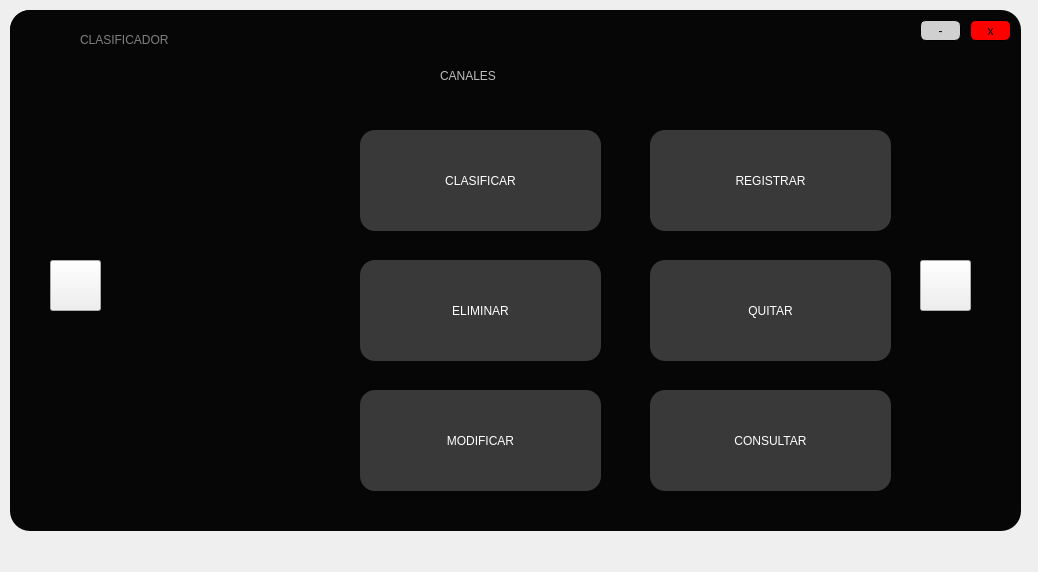
<?xml version="1.0" encoding="UTF-8"?>
<ui version="4.0">
 <class>Form</class>
 <widget class="QWidget" name="Form">
  <property name="geometry">
   <rect>
    <x>0</x>
    <y>0</y>
    <width>1038</width>
    <height>572</height>
   </rect>
  </property>
  <property name="windowTitle">
   <string>Form</string>
  </property>
  <widget class="QWidget" name="widget_3" native="true">
   <property name="geometry">
    <rect>
     <x>10</x>
     <y>10</y>
     <width>1011</width>
     <height>521</height>
    </rect>
   </property>
   <property name="cursor">
    <cursorShape>ArrowCursor</cursorShape>
   </property>
   <property name="styleSheet">
    <string notr="true">QWidget#widget_3{

background-color: rgb(6, 6, 6);
border-radius:20px;
}</string>
   </property>
   <widget class="QFrame" name="frame_3">
    <property name="geometry">
     <rect>
      <x>0</x>
      <y>0</y>
      <width>1001</width>
      <height>51</height>
     </rect>
    </property>
    <property name="styleSheet">
     <string notr="true">QFrame#frame_3{
	background-color: rgb(6, 6, 6);
border-top-left-radius:20px;
border-top-right-radius:20px;

}</string>
    </property>
    <property name="frameShape">
     <enum>QFrame::StyledPanel</enum>
    </property>
    <property name="frameShadow">
     <enum>QFrame::Raised</enum>
    </property>
    <widget class="QPushButton" name="min_3">
     <property name="geometry">
      <rect>
       <x>910</x>
       <y>10</y>
       <width>41</width>
       <height>21</height>
      </rect>
     </property>
     <property name="cursor">
      <cursorShape>PointingHandCursor</cursorShape>
     </property>
     <property name="styleSheet">
      <string notr="true">QPushButton#min_3{
	background-color: rgb(208, 208, 208);
font: 16pt &quot;MS Shell Dlg 2&quot;;
border-radius:6px;
border: 1px solid black;


}</string>
     </property>
     <property name="text">
      <string>-</string>
     </property>
    </widget>
    <widget class="QPushButton" name="cerrar_3">
     <property name="geometry">
      <rect>
       <x>960</x>
       <y>10</y>
       <width>41</width>
       <height>21</height>
      </rect>
     </property>
     <property name="cursor">
      <cursorShape>PointingHandCursor</cursorShape>
     </property>
     <property name="styleSheet">
      <string notr="true">QPushButton#cerrar_3{

background-color: rgb(255, 0, 0);
border-radius:6px;
border: 1px solid black;
font: 11pt &quot;MS Shell Dlg 2&quot;;

}</string>
     </property>
     <property name="text">
      <string>x</string>
     </property>
    </widget>
    <widget class="QLabel" name="label_4">
     <property name="geometry">
      <rect>
       <x>20</x>
       <y>10</y>
       <width>41</width>
       <height>41</height>
      </rect>
     </property>
     <property name="styleSheet">
      <string notr="true">border-image: url(:/Iconos/Icono youtube.png);</string>
     </property>
     <property name="text">
      <string/>
     </property>
    </widget>
    <widget class="QLabel" name="label_2">
     <property name="geometry">
      <rect>
       <x>70</x>
       <y>20</y>
       <width>181</width>
       <height>20</height>
      </rect>
     </property>
     <property name="styleSheet">
      <string notr="true">font: 14pt &quot;Lucida Console&quot;;
color:gray
;
font: 70 15pt &quot;Rockwell Extra Bold&quot;;</string>
     </property>
     <property name="text">
      <string>CLASIFICADOR</string>
     </property>
    </widget>
   </widget>
   <widget class="QPushButton" name="BClasificar">
    <property name="geometry">
     <rect>
      <x>350</x>
      <y>120</y>
      <width>241</width>
      <height>101</height>
     </rect>
    </property>
    <property name="cursor">
     <cursorShape>PointingHandCursor</cursorShape>
    </property>
    <property name="styleSheet">
     <string notr="true">QPushButton#BClasificar{

background-color: rgb(57, 57, 57);

border-radius:15px;

font: 70 20pt &quot;Rockwell Extra Bold&quot;;
color:white;
}</string>
    </property>
    <property name="text">
     <string>CLASIFICAR</string>
    </property>
   </widget>
   <widget class="Line" name="line">
    <property name="geometry">
     <rect>
      <x>170</x>
      <y>110</y>
      <width>20</width>
      <height>211</height>
     </rect>
    </property>
    <property name="styleSheet">
     <string notr="true">background-color: rgb(6, 6, 6);</string>
    </property>
    <property name="orientation">
     <enum>Qt::Vertical</enum>
    </property>
   </widget>
   <widget class="QPushButton" name="BRegistrar">
    <property name="geometry">
     <rect>
      <x>640</x>
      <y>120</y>
      <width>241</width>
      <height>101</height>
     </rect>
    </property>
    <property name="cursor">
     <cursorShape>PointingHandCursor</cursorShape>
    </property>
    <property name="styleSheet">
     <string notr="true">QPushButton#BRegistrar{
background-color: rgb(52, 107, 98);
background-color: rgb(57, 57, 57);
border-radius:15px;
font: 70 20pt &quot;Rockwell Extra Bold&quot;;
color:white;
}</string>
    </property>
    <property name="text">
     <string>REGISTRAR</string>
    </property>
   </widget>
   <widget class="QPushButton" name="BEliminar">
    <property name="geometry">
     <rect>
      <x>350</x>
      <y>250</y>
      <width>241</width>
      <height>101</height>
     </rect>
    </property>
    <property name="cursor">
     <cursorShape>PointingHandCursor</cursorShape>
    </property>
    <property name="styleSheet">
     <string notr="true">QPushButton#BEliminar{
background-color: rgb(52, 107, 98);
background-color: rgb(57, 57, 57);
font: 87 10pt &quot;Arial Black&quot;;
border-radius:15px;
font: 70 20pt &quot;Rockwell Extra Bold&quot;;
color:white;
}</string>
    </property>
    <property name="text">
     <string>ELIMINAR</string>
    </property>
   </widget>
   <widget class="QPushButton" name="BConsultar">
    <property name="geometry">
     <rect>
      <x>640</x>
      <y>380</y>
      <width>241</width>
      <height>101</height>
     </rect>
    </property>
    <property name="cursor">
     <cursorShape>PointingHandCursor</cursorShape>
    </property>
    <property name="styleSheet">
     <string notr="true">QPushButton#BConsultar{
background-color: rgb(52, 107, 98);
background-color: rgb(57, 57, 57);
font: 87 10pt &quot;Arial Black&quot;;
border-radius:15px;
font: 70 20pt &quot;Rockwell Extra Bold&quot;;
color:white;
}</string>
    </property>
    <property name="text">
     <string>CONSULTAR</string>
    </property>
   </widget>
   <widget class="QLabel" name="label_3">
    <property name="geometry">
     <rect>
      <x>430</x>
      <y>30</y>
      <width>231</width>
      <height>71</height>
     </rect>
    </property>
    <property name="styleSheet">
     <string notr="true">font: 18pt &quot;Lucida Console&quot;;

color: rgb(189, 189, 189);
;
font: 70 30pt &quot;Rockwell Extra Bold&quot;;</string>
    </property>
    <property name="text">
     <string>CANALES</string>
    </property>
   </widget>
   <widget class="QPushButton" name="BSiguiente">
    <property name="geometry">
     <rect>
      <x>910</x>
      <y>250</y>
      <width>51</width>
      <height>51</height>
     </rect>
    </property>
    <property name="cursor">
     <cursorShape>PointingHandCursor</cursorShape>
    </property>
    <property name="styleSheet">
     <string notr="true">border-image: url(:/Iconos/derecha.png);
border-image: url(:/Iconos/proximo (1).png);</string>
    </property>
    <property name="text">
     <string/>
    </property>
   </widget>
   <widget class="QListWidget" name="listWidget">
    <property name="geometry">
     <rect>
      <x>130</x>
      <y>70</y>
      <width>191</width>
      <height>411</height>
     </rect>
    </property>
    <property name="styleSheet">
     <string notr="true">background-color: rgb(6, 6, 6);
color:white;
font: 75 14pt &quot;Berlin Sans FB Demi&quot;;</string>
    </property>
   </widget>
   <widget class="Line" name="line_2">
    <property name="geometry">
     <rect>
      <x>110</x>
      <y>70</y>
      <width>21</width>
      <height>411</height>
     </rect>
    </property>
    <property name="styleSheet">
     <string notr="true">background-color: rgb(6, 6, 6);</string>
    </property>
    <property name="orientation">
     <enum>Qt::Vertical</enum>
    </property>
   </widget>
   <widget class="Line" name="line_3">
    <property name="geometry">
     <rect>
      <x>320</x>
      <y>70</y>
      <width>21</width>
      <height>411</height>
     </rect>
    </property>
    <property name="styleSheet">
     <string notr="true">background-color: rgb(6, 6, 6);</string>
    </property>
    <property name="orientation">
     <enum>Qt::Vertical</enum>
    </property>
   </widget>
   <widget class="QPushButton" name="BModificar">
    <property name="geometry">
     <rect>
      <x>350</x>
      <y>380</y>
      <width>241</width>
      <height>101</height>
     </rect>
    </property>
    <property name="cursor">
     <cursorShape>PointingHandCursor</cursorShape>
    </property>
    <property name="styleSheet">
     <string notr="true">QPushButton#BModificar{
background-color: rgb(52, 107, 98);
background-color: rgb(57, 57, 57);
border-radius:15px;
font: 70 20pt &quot;Rockwell Extra Bold&quot;;
color:white;
}</string>
    </property>
    <property name="text">
     <string>MODIFICAR</string>
    </property>
   </widget>
   <widget class="QPushButton" name="BQuitar">
    <property name="geometry">
     <rect>
      <x>640</x>
      <y>250</y>
      <width>241</width>
      <height>101</height>
     </rect>
    </property>
    <property name="cursor">
     <cursorShape>PointingHandCursor</cursorShape>
    </property>
    <property name="styleSheet">
     <string notr="true">QPushButton#BQuitar{
background-color: rgb(52, 107, 98);
background-color: rgb(57, 57, 57);
border-radius:15px;
font: 70 20pt &quot;Rockwell Extra Bold&quot;;
color:white;
}</string>
    </property>
    <property name="text">
     <string>QUITAR</string>
    </property>
   </widget>
   <widget class="QPushButton" name="BAtras">
    <property name="geometry">
     <rect>
      <x>40</x>
      <y>250</y>
      <width>51</width>
      <height>51</height>
     </rect>
    </property>
    <property name="cursor">
     <cursorShape>PointingHandCursor</cursorShape>
    </property>
    <property name="styleSheet">
     <string notr="true">border-image: url(:/Iconos/derecha.png);
border-image: url(:/Iconos/proximo.png);</string>
    </property>
    <property name="text">
     <string/>
    </property>
   </widget>
  </widget>
 </widget>
 <resources>
  <include location="../Imagenes y video/imagen.qrc"/>
 </resources>
 <connections/>
</ui>
